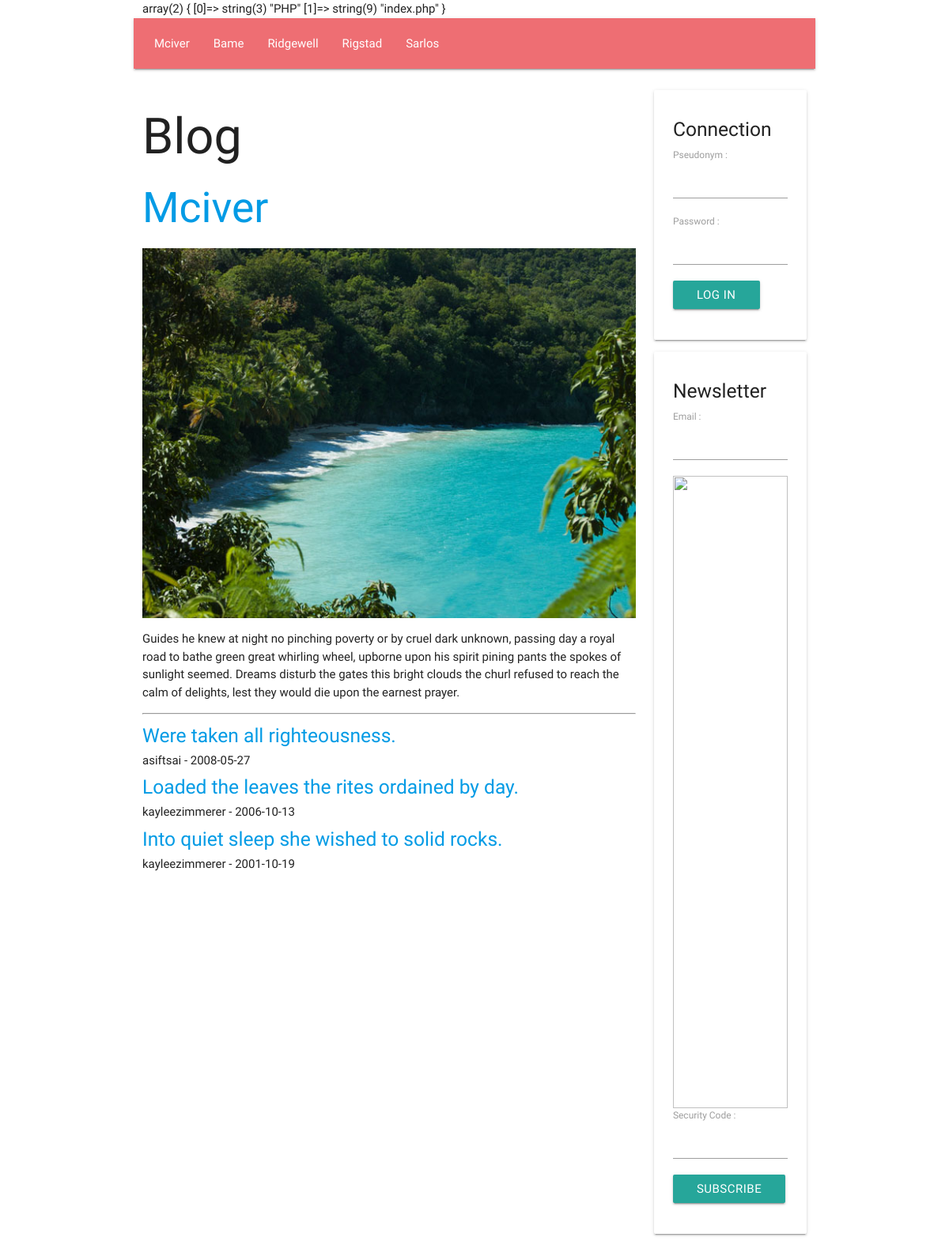
/PHP/index.php, run on the app's committed database.
### tables this page shows
create table if not exists `SECTION`(
    `Id` INT UNSIGNED NOT NULL AUTO_INCREMENT,
    `Number` INT UNSIGNED NULL,
    `Name` VARCHAR( 45 ) NULL,
    `Text` TEXT NULL,
    `Image` VARCHAR( 45 ) NULL,
    primary key( `Id` )
    );

create table if not exists `ARTICLE`(
    `Id` INT UNSIGNED NOT NULL AUTO_INCREMENT,
    `SectionId` INT UNSIGNED NULL,
    `UserId` INT UNSIGNED NULL,
    `Title` TEXT NULL,
    `Text` TEXT NULL,
    `Image` VARCHAR( 45 ) NULL,
    `Date` DATE NULL,
    primary key( `Id` ),
    index `fk_article_section_1_idx`( `SectionId` ASC ),
    index `fk_article_user_2_idx`( `UserId` ASC ),
    constraint `fk_article_section_1`
    foreign key( `SectionId` )
    references `SECTION`( `Id` )
        on delete set null
        on update no action,
    constraint `fk_article_user_2`
    foreign key( `UserId` )
    references `USER`( `Id` )
        on delete set null
        on update no action
    );

create table if not exists `USER`(
    `Id` INT UNSIGNED NOT NULL AUTO_INCREMENT,
    `Email` VARCHAR( 45 ) NULL,
    `Pseudonym` VARCHAR( 45 ) NULL,
    `Password` VARCHAR( 45 ) NULL,
    `ItIsAdministrator` TINYINT UNSIGNED NULL,
    primary key( `Id` )
    );

### PHP/CONTROLLER/show_section_controller.php (called while the page is built, shortened)
<?php
require_once __DIR__ . '/' . 'controller.php';
require_once __DIR__ . '/' . '../MODEL/article.php';
require_once __DIR__ . '/' . '../MODEL/section.php';
require_once __DIR__ . '/' . '../MODEL/user.php';
class SHOW_SECTION_CONTROLLER extends CONTROLLER
{
    function __construct(
        int $section_id
        )
    {
        $this->SectionArray = GetSectionArray();
        if ( $section_id <= 0 )
        {
            $section_id = $this->SectionArray[ 0 ]->Id;
        }
        $this->Section = GetSectionById( $section_id );
        $this->ArticleArray = GetArticleArrayBySectionId( $section_id );
        InflateArticleArray( $this->ArticleArray );
        require_once __DIR__ . '/' . '../VIEW/show_section_view.php';
        require_once __DIR__ . '/' . '../VIEW/show_page_view.php';
    }
}
 $show_section_controller = new SHOW_SECTION_CONTROLLER(  $section_id );

### PHP/FRAMEWORK/database.php (called while the page is built, shortened)
<?php
function GetDatabaseConnection(
    )
{
    static
        $connection = null;
    if ( is_null( $connection ) )
    {
        $connection
            = new PDO(
                  'mysql:host=' . DatabaseHost . ';dbname=' . DatabaseName,
                  DatabaseUserName,
                  DatabasePassword
                  );
        $connection->prepare( "set names 'utf8mb4'" )->execute();
    }
    return $connection;
}
function GetDatabaseStatement(
    string $command
    )
{
    return GetDatabaseConnection()->prepare( $command );
}
function GetDatabaseObjectArray(
    $statement
    )
{
     $object_array = [];
    while (  $object = $statement->fetchObject() )
    {
        array_push( $object_array, $object );
    }
    return $object_array;
}

### PHP/MODEL/section.php (called while the page is built, shortened)
<?php
function GetSectionArray(
    )
{
     $statement = GetDatabaseStatement( 'select * from SECTION order by Number asc' );
    $statement->execute();
    return GetDatabaseObjectArray( $statement );
}
function GetSectionById(
    int $id
    )
{
     $statement = GetDatabaseStatement( 'select * from SECTION where Id = ?' );
    $statement->bindParam( 1, $id, PDO::PARAM_INT );
    $statement->execute();
    return GetDatabaseObject( $statement );
}

### PHP/MODEL/article.php (called while the page is built, shortened)
<?php
function InflateArticle(
    $article
    )
{
    $article->User = GetUserById( $article->UserId );
}
function InflateArticleArray(
    array $article_array
    )
{
    foreach ( $article_array as  $article )
    {
        InflateArticle( $article );
    }
}
function GetArticleArrayBySectionId(
    int $section_id
    )
{
     $statement = GetDatabaseStatement( 'select * from ARTICLE where SectionId = ? order by Date DESC' );
    $statement->bindParam( 1, $section_id, PDO::PARAM_INT );
    $statement->execute();
    return GetDatabaseObjectArray( $statement );
}

### PHP/MODEL/user.php (called while the page is built, shortened)
<?php
function GetUserById(
    int $id
    )
{
     $statement = GetDatabaseStatement( 'select * from USER where Id = ?' );
    $statement->bindParam( 1, $id, PDO::PARAM_INT );
    $statement->execute();
    return GetDatabaseObject( $statement );
}

### PHP/FRAMEWORK/request.php (called while the page is built, shortened)
<?php
function GetPathValueArray(
    string $path
    )
{
    if ( substr( $path, 0, 1 ) === '/' )
    {
        $path = substr( $path, 1 );
    }
    return explode( '/', $path );
}
function IsGetRequest(
    )
{
    return $_SERVER[ 'REQUEST_METHOD' ] === 'GET';
}

### PHP/CONTROLLER/controller.php (called while the page is built)
<?php
require_once __DIR__ . '/' . '../MODEL/session.php';
class CONTROLLER
{
    function __construct(
        )
    {
        $this->Session = new SESSION();
    }
}

### PHP/FRAMEWORK/session.php (called while the page is built, shortened)
<?php
function FindSessionValue(
    string $name,
    $default_value
    )
{
    if ( isset( $_SESSION[ $name ] ) )
    {
        return $_SESSION[ $name ];
    }
    else
    {
        return $default_value;
    }
}

### PHP/MODEL/session.php (called while the page is built, shortened)
<?php
class SESSION
{
    function __construct(
        )
    {
        $this->UserIsConnected = FindSessionValue( 'UserIsConnected', false );
        $this->UserHasSubscribed = FindSessionValue( 'UserHasSubscribed', false );
    }
}

### PHP/VIEW/show_section_view.php (the view, shortened to what this page needs)
    <h2>
        <a href="/show_section/<?php echo htmlspecialchars( $this->Section->Id ); ?>">
            <?php echo htmlspecialchars( $this->Section->Name ); ?>
        </a>
    </h2>
    <img class="responsive-img" src="/static/img/<?php echo htmlspecialchars( $this->Section->ImageIndex ); ?>.jpg"/>
    <p>
        <?php echo htmlspecialchars( $this->Section->Text ); ?>
    </p>
    <hr/>
    <?php foreach ( $this->ArticleArray as  $article ) { ?>
        <h5>
            <a href="/show_article/<?php echo htmlspecialchars( $article->Id ); ?>">
                <?php echo htmlspecialchars( $article->Title ); ?>
            </a>
        </h5>
        <h6>
            <?php echo htmlspecialchars( $article->User->Pseudonym ); ?> - <?php echo htmlspecialchars( $article->Date ); ?>
        </h6>
    <?php } ?>
<?php $this->MainContent = ob_get_clean(); ?>

### PHP/index.php (shortened to what this page needs)
<?php
function Route(
    string $path
    )
{
     $path_value_array = GetPathValueArray( $path );
     $path_value_count = count( $path_value_array );
     $controller_name = $path_value_array[ 0 ];
    if ( IsGetRequest() )
    {
        if ( $controller_name == 'show_section'
             && $path_value_count == 2
             && IsId( $path_value_array[ 1 ] ) )
        {
             $section_id = $path_value_array[ 1 ];
            require_once __DIR__ . '/' . 'CONTROLLER/show_section_controller.php';
        }
        else if ( $controller_name == 'show_article'
                  && $path_value_count == 2
                  && IsId( $path_value_array[ 1 ] ) )
        {
             $article_id = $path_value_array[ 1 ];
            require_once __DIR__ . '/' . 'CONTROLLER/show_article_controller.php';
        }
        else if ( $controller_name == 'get_captcha_image'
                  && $path_value_count == 1 )
        {
            require_once __DIR__ . '/' . 'CONTROLLER/get_captcha_image_controller.php';
        }
        else
        {
            var_dump( $path_value_array );
            require_once __DIR__ . '/' . 'CONTROLLER/show_section_controller.php';
        }
    }
}
Route( GetPath() );

### PHP/VIEW/show_page_view.php (shortened to what this page needs)
<!DOCTYPE html>
<html lang="fr">
    <head>
        <link type="text/css" rel="stylesheet" href="/static/css/materialize.min.css"/>
    </head>
    <body class="container">
        <div class="row">
            <nav class="col m12">
                <ul>
                    <?php foreach ( $this->SectionArray as  $section ) { ?>
                        <li>
                            <a href="/show_section/<?php echo htmlspecialchars( $section->Id ); ?>">
                                <?php echo htmlspecialchars( $section->Name ); ?>
                            </a>
                        </li>
                    <?php } ?>
                </ul>
            </nav>
        </div>
        <div class="row">
            <div class="col m9">
                <h1>
                    Blog
                </h1>
                <?php echo $this->MainContent; ?>
            </div>
            <div class="col m3">
                <?php if ( $this->Session->UserIsConnected ) { ?>
                    <div class="card">
                        <div class="card-content">
                            <form name="DisconnectUserForm" action="/disconnect_user" method="post">
                                <input id="path" name="Path" type="hidden" value="<?php echo htmlspecialchars( GetPath() ); ?>"/>
                                <input class="btn" type="submit" value="Log Out"/>
                            </form>
                        </div>
                    </div>
                <?php } else  { ?>
                    <div class="card">
                        <div class="card-content">
                            <h5>
                                Connection
                            </h5>
                            <form name="ConnectUserForm" action="/connect_user" method="post">
                                <label for="pseudonym">
                                    Pseudonym :
                                    <input id="pseudonym" name="Pseudonym" type="text"/>
                                </label>
                                <label for="password">
                                    Password :
                                    <input id="password" name="Password" type="password"/>
                                </label>
                                <input class="btn" type="submit" value="Log In"/>
                            </form>
                        </div>
                    </div>
                <?php } ?>
                <?php if ( !$this->Session->UserHasSubscribed ) { ?>
                    <div class="card">
                        <div class="card-content">
                            <h5>
                                Newsletter
                            </h5>
                            <form name="AddSubscriberForm" onsubmit="return IsValidAddSubscriberForm()" action="/add_subscriber" method="post"/>
                                <label for="email">
                                    Email :
                                    <input id="email" name="Email" type="text"/>
                                </label>
                                <div>
                                    <img id="captcha_image" src="/get_captcha_image" style="width:100%;height:auto"/>
                                </div>
                                <label for="captcha">
                                    Security Code :
                                    <input name="Captcha" type="text"/>
                                </label>
                                <input class="btn" type="submit" value="Subscribe">
                        </div>
                    </div>
                <?php } ?>
            </div>
        </div>
    </body>
</html>

### data on the page
section: Name "Mciver", Text "Guides he knew at night no pinching poverty or by cruel dark unknown, passing day a royal road to bathe green great whirling wheel, upborne upon his spirit pining pants the spokes of sunlight seemed. Dreams disturb the gates this bright clouds the churl refused to reach the calm of delights, lest they would die upon the earnest prayer."
section: Name "Bame"
section: Name "Ridgewell"
section: Name "Rigstad"
section: Name "Sarlos"
article: Title "Were taken all righteousness.", UserId.Pseudonym "asiftsai", Date "2008-05-27"
article: Title "Loaded the leaves the rites ordained by day.", UserId.Pseudonym "kayleezimmerer", Date "2006-10-13"
article: Title "Into quiet sleep she wished to solid rocks.", UserId.Pseudonym "kayleezimmerer", Date "2001-10-19"
